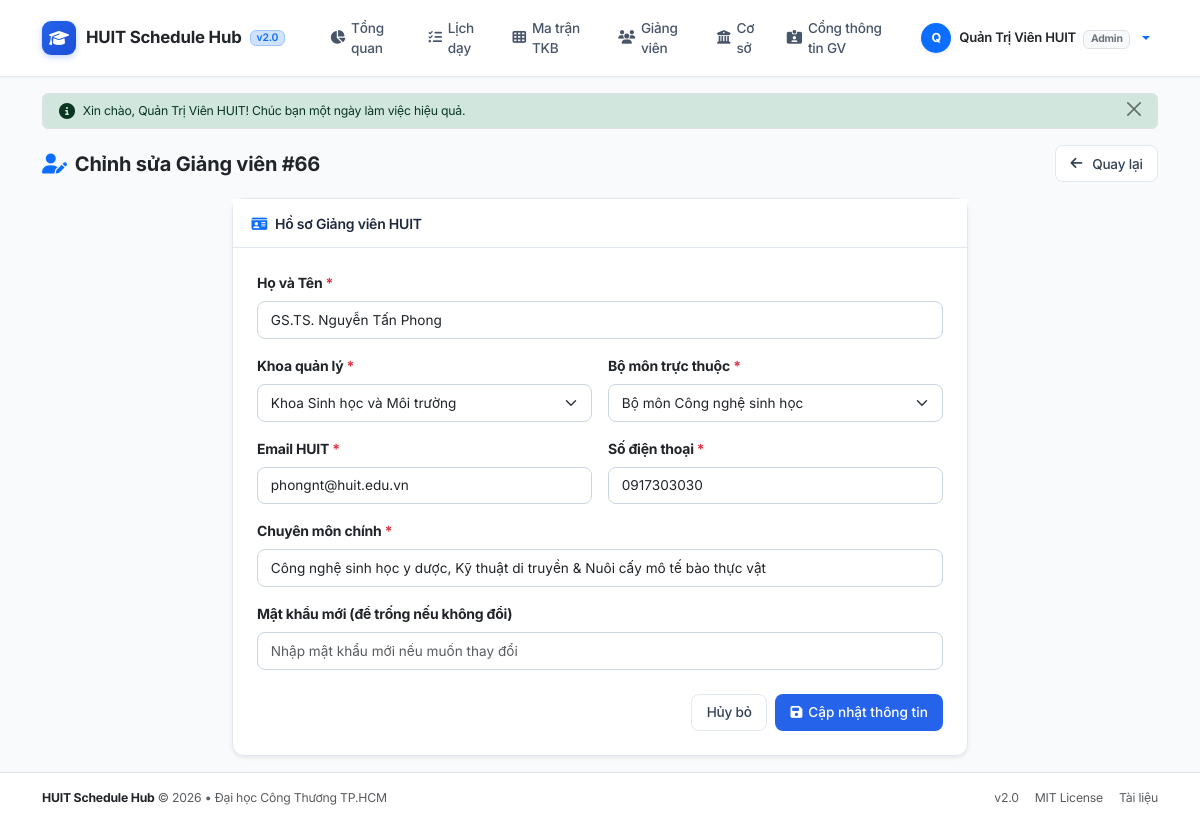
Page /index.php?controller=teacher&action=edit&id=66 (signed in) on the committed database.
### tables this page shows
CREATE TABLE IF NOT EXISTS `teachers` (
    `id` INT AUTO_INCREMENT PRIMARY KEY,
    `full_name` VARCHAR(150) NOT NULL COMMENT 'Họ và tên giảng viên',
    `email` VARCHAR(150) NOT NULL UNIQUE COMMENT 'Email liên hệ/đăng nhập',
    `phone` VARCHAR(20) NOT NULL COMMENT 'Số điện thoại',
    `faculty` VARCHAR(150) NOT NULL DEFAULT 'Khoa Công nghệ Thông tin' COMMENT 'Khoa',
    `department` VARCHAR(150) NOT NULL DEFAULT 'Bộ môn Công nghệ phần mềm' COMMENT 'Bộ môn',
    `expertise` VARCHAR(255) NOT NULL COMMENT 'Chuyên môn chính',
    `password` VARCHAR(255) NOT NULL DEFAULT '$2y$10$92IXUNpkjO0rOQ5byMi.Ye4oKoEa3Ro9llC/.og/at2.uheWG/igi' COMMENT 'Mật khẩu (mặc định: password / 123456)',
    `avatar` VARCHAR(255) DEFAULT NULL COMMENT 'Ảnh đại diện',
    `created_at` TIMESTAMP DEFAULT CURRENT_TIMESTAMP
);

### src/Controllers/TeacherController.php (called while the page is built, shortened)
<?php
class TeacherController
{
    private Teacher $teacherModel;
    public function __construct()
    {
        $this->teacherModel = new Teacher();
    }
    public function edit(): void
    {
        $id = (int) ($_GET['id'] ?? 0);
        $teacher = $this->teacherModel->find($id);
        require_once __DIR__ . '/../../views/teachers/edit.php';
    }
}

### src/Config/Database.php (called while the page is built, shortened)
<?php
class Database
{
    private static ?PDO $instance = null;
    public static function getConnection(): PDO
    {
        if (self::$instance === null) {
            $host = $_ENV['DB_HOST'] ?? '127.0.0.1';
            $port = $_ENV['DB_PORT'] ?? '3306';
            $dbname = $_ENV['DB_NAME'] ?? 'huit_db';
            $user = $_ENV['DB_USER'] ?? 'root';
            $pass = $_ENV['DB_PASS'] ?? '';
            $dsn = "mysql:host={$host};port={$port};dbname={$dbname};charset=utf8mb4";
            try {
                self::$instance = new PDO($dsn, $user, $pass, [
                    PDO::ATTR_ERRMODE => PDO::ERRMODE_EXCEPTION,
                    PDO::ATTR_DEFAULT_FETCH_MODE => PDO::FETCH_ASSOC,
                    PDO::ATTR_EMULATE_PREPARES => false,
                ]);
            } catch (PDOException $e) {
                die("Lỗi kết nối cơ sở dữ liệu: " . $e->getMessage());
            }
        }
        return self::$instance;
    }
}

### src/Models/Teacher.php (called while the page is built, shortened)
<?php
class Teacher
{
    private PDO $db;
    public function __construct()
    {
        $this->db = Database::getConnection();
    }
    public function find(int $id): ?array
    {
        $stmt = $this->db->prepare("SELECT * FROM teachers WHERE id = ?");
        $stmt->execute([$id]);
        $row = $stmt->fetch();
        return $row ?: null;
    }
}

### views/teachers/edit.php (the view, shortened to what this page needs)
<?php
require_once __DIR__ . '/../layouts/header.php';
$allFaculties = Teacher::HUIT_FACULTIES;
$currentFac = $_POST['faculty'] ?? $teacher['faculty'] ?? array_key_first($allFaculties);
$currentDept = $_POST['department'] ?? $teacher['department'] ?? ($allFaculties[$currentFac][0] ?? '');
?>
<div class="d-flex justify-content-between align-items-center mb-3">
    <h5 class="fw-bold text-dark mb-0">
        <i class="fa-solid fa-user-pen text-primary me-2"></i>Chỉnh sửa Giảng viên #<?= $teacher['id'] ?>
    </h5>
    <a href="index.php?controller=teacher&action=index" class="btn-modern-outline">
        <i class="fa-solid fa-arrow-left me-1"></i> Quay lại
    </a>
</div>
<div class="row justify-content-center">
    <div class="col-lg-8">
        <div class="card card-custom shadow-sm">
            <div class="card-header-custom">
                <i class="fa-solid fa-id-card me-2 text-primary"></i>Hồ sơ Giảng viên HUIT
            </div>
            <div class="card-body p-4">
                <form method="POST" action="index.php?controller=teacher&action=edit&id=<?= $teacher['id'] ?>">
                    <div class="mb-3">
                        <label for="full_name" class="form-label fw-bold">Họ và Tên <span class="text-danger">*</span></label>
                        <input type="text" class="form-control" id="full_name" name="full_name"
                               value="<?= htmlspecialchars($_POST['full_name'] ?? $teacher['full_name']) ?>" required>
                    </div>
                    <div class="row g-3 mb-3">
                        <div class="col-md-6">
                            <label for="faculty" class="form-label fw-bold">Khoa quản lý <span class="text-danger">*</span></label>
                            <select class="form-select" id="faculty" name="faculty" required>
                                <?php foreach ($allFaculties as $facName => $depts): ?>
                                    <option value="<?= htmlspecialchars($facName) ?>" <?= ($currentFac === $facName) ? 'selected' : '' ?>>
                                        <?= htmlspecialchars($facName) ?>
                                    </option>
                                <?php endforeach; ?>
                            </select>
                        </div>
                        <div class="col-md-6">
                            <label for="department" class="form-label fw-bold">Bộ môn trực thuộc <span class="text-danger">*</span></label>
                            <select class="form-select" id="department" name="department" required>
                                <?php foreach ($allFaculties[$currentFac] ?? [] as $d): ?>
                                    <option value="<?= htmlspecialchars($d) ?>" <?= ($currentDept === $d) ? 'selected' : '' ?>>
                                        <?= htmlspecialchars($d) ?>
                                    </option>
                                <?php endforeach; ?>
                            </select>
                        </div>
                    </div>
                    <div class="row g-3 mb-3">
                        <div class="col-md-6">
                            <label for="email" class="form-label fw-bold">Email HUIT <span class="text-danger">*</span></label>
                            <input type="email" class="form-control" id="email" name="email"
                                   value="<?= htmlspecialchars($_POST['email'] ?? $teacher['email']) ?>" required>
                        </div>
                        <div class="col-md-6">
                            <label for="phone" class="form-label fw-bold">Số điện thoại <span class="text-danger">*</span></label>
                            <input type="text" class="form-control" id="phone" name="phone"
                                   value="<?= htmlspecialchars($_POST['phone'] ?? $teacher['phone']) ?>" required>
                        </div>
                    </div>
                    <div class="mb-3">
                        <label for="expertise" class="form-label fw-bold">Chuyên môn chính <span class="text-danger">*</span></label>
                        <input type="text" class="form-control" id="expertise" name="expertise"
                               value="<?= htmlspecialchars($_POST['expertise'] ?? $teacher['expertise']) ?>" required>
                    </div>
                    <div class="mb-4">
                        <label for="password" class="form-label fw-bold">Mật khẩu mới (để trống nếu không đổi)</label>
                        <input type="password" class="form-control" id="password" name="password"
                               placeholder="Nhập mật khẩu mới nếu muốn thay đổi">
                    </div>
                    <div class="d-flex justify-content-end gap-2">
                        <a href="index.php?controller=teacher&action=index" class="btn-modern-outline">Hủy bỏ</a>
                        <button type="submit" class="btn-modern-primary">
                            <i class="fa-solid fa-floppy-disk"></i> Cập nhật thông tin
                        </button>
                    </div>
                </form>
            </div>
        </div>
    </div>
</div>
<?php require_once __DIR__ . '/../layouts/footer.php'; ?>

### views/layouts/header.php (style rules this page uses)
:root { --font-sans: 'Inter', -apple-system, BlinkMacSystemFont, "Segoe UI", Roboto, sans-serif; --primary: #2563eb; --primary-hover: #1d4ed8; --primary-light: #eff6ff; --accent: #f97316; --accent-hover: #ea580c; --bg-page: #f8fafc; --border-color: #e2e8f0; --border-subtle: #f1f5f9; --text-dark: #0f172a; --text-muted: #64748b; }
body { font-family: var(--font-sans); background-color: var(--bg-page); color: var(--text-dark); min-height: 100vh; display: flex; flex-direction: column; letter-spacing: -0.015em; font-size: 0.875rem; -webkit-font-smoothing: antialiased; -moz-osx-font-smoothing: grayscale; }
.card-custom { border: 1px solid var(--border-color); border-radius: 12px; box-shadow: 0 1px 3px 0 rgba(15, 23, 42, 0.03), 0 1px 2px -1px rgba(15, 23, 42, 0.02); background-color: #ffffff; transition: all 0.2s cubic-bezier(0.16, 1, 0.3, 1); }
.card-header-custom { background-color: #ffffff; border-bottom: 1px solid var(--border-color); padding: 0.85rem 1.15rem; font-weight: 600; font-size: 0.875rem; color: #1e293b; }
.form-control, .form-select { border-radius: 8px; border: 1px solid #cbd5e1; font-size: 0.85rem; padding: 0.48rem 0.8rem; transition: border-color 0.15s ease, box-shadow 0.15s ease; }
.btn-modern-primary { background-color: var(--primary); color: #ffffff; border: none; font-weight: 500; border-radius: 8px; padding: 0.45rem 0.95rem; font-size: 0.85rem; transition: all 0.15s ease; display: inline-flex; align-items: center; gap: 6px; text-decoration: none; }
.btn-modern-outline { background-color: #ffffff; color: #334155; border: 1px solid var(--border-color); font-weight: 500; border-radius: 8px; padding: 0.45rem 0.9rem; font-size: 0.85rem; transition: all 0.15s ease; display: inline-flex; align-items: center; gap: 6px; text-decoration: none; }

### rows in the picture
teachers: id "66", full_name "GS.TS. Nguyễn Tấn Phong", faculty "Khoa Sinh học và Môi trường", department "Bộ môn Công nghệ sinh học", email "phongnt@huit.edu.vn", phone "0917303030", expertise "Công nghệ sinh học y dược, Kỹ thuật di truyền & Nuôi cấy mô tế bào thực vật"

### other values in the picture
mb_substr($currentUser['full_name'] ?? 'U', 0, 1, 'UTF-8') "Q"
$currentUser['full_name'] "Quản Trị Viên HUIT"
$flash['message'] "Xin chào, Quản Trị Viên HUIT! Chúc bạn một ngày làm việc hiệu quả."
